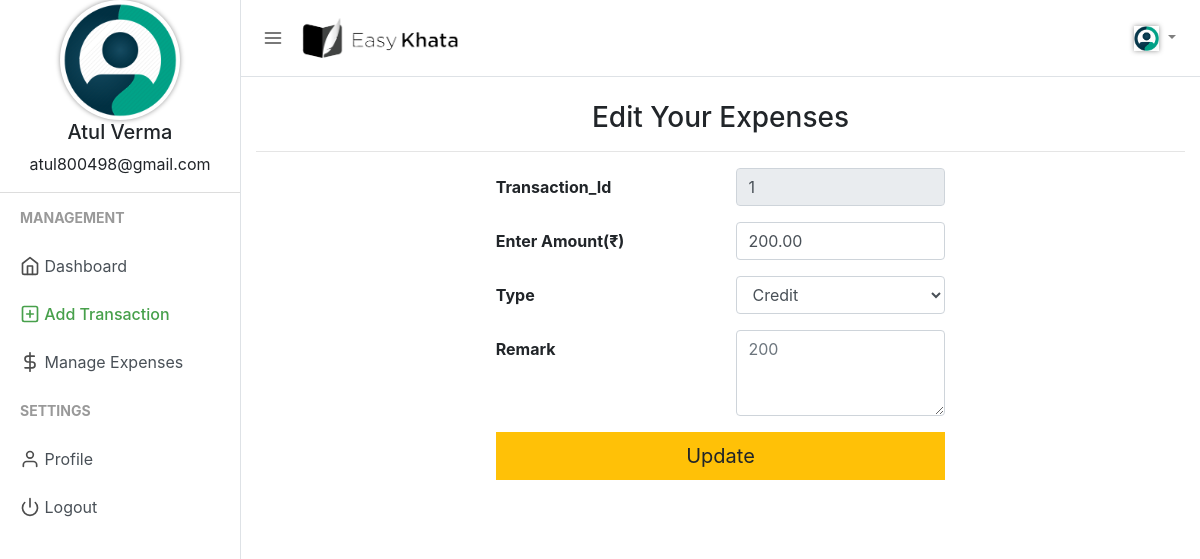
Page /Khata_Book/edit.php?edit=1 (signed in) on the committed database.
### tables this page shows
CREATE TABLE `user_details` (
  `UserID` int(11) NOT NULL,
  `FirstName` varchar(100) NOT NULL,
  `LastName` varchar(100) NOT NULL,
  `RegisteredOn` datetime DEFAULT current_timestamp()
);

CREATE TABLE `user_emails` (
  `EmailID` int(11) NOT NULL,
  `UserID` int(11) NOT NULL,
  `Email` varchar(255) NOT NULL
);

CREATE TABLE `user_credits` (
  `id` int(11) NOT NULL,
  `UserID` int(11) NOT NULL,
  `amount` decimal(10,2) NOT NULL DEFAULT 0.00,
  `transaction_type` varchar(2) NOT NULL,
  `source` varchar(255) NOT NULL,
  `transaction_time` datetime DEFAULT current_timestamp(),
  `remark` text DEFAULT NULL,
  `updated_balance` decimal(10,2) NOT NULL DEFAULT 0.00
);

### Khata_Book/db/fetch_userdetails.php (called while the page is built, shortened)
<?php
function fetch_userdetails($id)
{
    $conn = connection();
    $userID = $id;
    $query = mysqli_prepare($conn, "SELECT
            ud.FirstName,
            ud.LastName,
            ud.RegisteredOn,
            ue.Email,
            uc.Phone
        FROM
            user_details ud
        LEFT JOIN
            user_emails ue ON ud.UserId = ue.UserId
        LEFT JOIN
            user_contacts uc ON ud.UserId = uc.UserId
        WHERE
            ud.UserId = ?");
    mysqli_stmt_bind_param($query, "i", $userID);
    mysqli_stmt_execute($query);
    $result = mysqli_stmt_get_result($query);
    $row = mysqli_fetch_assoc($result);
    return $row;
}
function fetch_userphoto($id)
{
    $conn = connection();
    $userID = $id;
    $query = mysqli_prepare($conn, "Select Path from user_photos where UserID=? ORDER BY PhotoID DESC LIMIT 1");
    mysqli_stmt_bind_param($query, "i", $userID);
    mysqli_stmt_execute($query);
    $result = mysqli_stmt_get_result($query);
    $row = mysqli_fetch_assoc($result);
}
function fetch_transaction($trans_id, $id)
{
    $conn = connection();
    try {
        mysqli_begin_transaction($conn);
        $query = mysqli_prepare($conn, "SELECT * FROM user_credits WHERE id = ? and UserID = ?");
        mysqli_stmt_bind_param($query, "ii", $trans_id, $id);
        mysqli_stmt_execute($query);
        $row = mysqli_stmt_get_result($query);
        $row = mysqli_fetch_assoc($row);
        if ($row) {
            mysqli_commit($conn);
            return $row;
        }
    } catch (Exception $e) {
        mysqli_rollback($conn);
        mysqli_stmt_close($query);
        return $e->getMessage();
    } finally {
        if (isset($query)) {
            mysqli_stmt_close($query);
        }
        mysqli_close($conn);
    }
}

### Khata_Book/edit.php (the view, shortened to what this page needs)
<?php
include "db/fetch_userdetails.php";
$username =  $_SESSION['user_id'];
$userdetails = fetch_userdetails($username);
$firstname = $userdetails['FirstName'] ?? 'N/A';
$lastname = $userdetails['LastName'] ?? 'N/A';
$email = $userdetails['Email'] ?? 'N/A';
$profilepicture = fetch_userphoto($username) ?? "uploads/profile_default.png";
$transaction_id = $_GET['edit'] ?? null;
$transactionDetails = fetch_transaction($transaction_id, $username);
?>
<!DOCTYPE html>
<html lang="en">
<head>
    <link href="css/bootstrap.min.css" rel="stylesheet">
    <link href="css/style.css" rel="stylesheet">
</head>
<body>
    <div class="d-flex" id="wrapper">
        <div class="border-right" id="sidebar-wrapper">
            <div class="user">
                <img class="img img-fluid rounded-circle" src="<?php echo $profilepicture ?>" width="120">
                <h5><?php echo $firstname . " " . $lastname ?></h5>
                <p><?php echo $email ?></p>
            </div>
            <div class="sidebar-heading">Management</div>
            <div class="list-group list-group-flush">
                <a href="index.php" class="list-group-item list-group-item-action"><span data-feather="home"></span> Dashboard</a>
                <a href="add_transaction.php" class="list-group-item list-group-item-action sidebar-active"><span data-feather="plus-square"></span> Add Transaction</a>
                <a href="manage_expense.php" class="list-group-item list-group-item-action"><span data-feather="dollar-sign"></span> Manage Expenses</a>
            </div>
            <div class="sidebar-heading">Settings </div>
            <div class="list-group list-group-flush">
                <a href="profile.php" class="list-group-item list-group-item-action "><span data-feather="user"></span> Profile</a>
                <a href="logout.php" class="list-group-item list-group-item-action "><span data-feather="power"></span> Logout</a>
            </div>
        </div>
        <div id="page-content-wrapper">
            <nav class="navbar navbar-expand-lg navbar-light  border-bottom">
                <button class="toggler" type="button" id="menu-toggle" aria-expanded="false">
                    <span data-feather="menu"></span>
                </button>
                <a class="navbar-brand nav-item" href="#">
                    <img src="icon/Khata.png" height="50" alt="">
                </a>
                <div class="collapse navbar-collapse" id="navbarSupportedContent">
                    <ul class="navbar-nav ml-auto mt-2 mt-lg-0">
                        <li class="nav-item dropdown">
                            <a class="nav-link dropdown-toggle" href="#" id="navbarDropdown" role="button" data-toggle="dropdown" aria-haspopup="true" aria-expanded="false">
                                <img class="img img-fluid img-circle" src="<?php echo $profilepicture  ?>" width="25">
                            </a>
                        </li>
                    </ul>
                </div>
            </nav>
            <div class="container">
                <h3 class="mt-4 text-center">Edit Your Expenses </h3>
                <hr>
                <div class="row ">
                    <div class="col-md-3"></div>
                    <div class="col-md" style="margin:0 auto;">
                        <form action="edit.php" method="POST" id="edit_form">
                            <div class="form-group row">
                                <label for="Trans_Id" class="col-sm-6 col-form-label"><b>Transaction_Id</b></label>
                                <div class="col-md-6">
                                    <input type="tel" class="form-control col-sm-12" id="Trans_Id" name="Trans_Id" readonly value="<?php echo $transaction_id ?>">
                                </div>
                            </div>
                            <div class="form-group row">
                                <label for="edit_amount" class="col-sm-6 col-form-label"><b>Enter Amount(₹)</b></label>
                                <div class="col-md-6">
                                    <input type="text" class="form-control col-sm-12" placeholder="Enter Amount" id="edit_amount" name="edit_amount" required value="<?php echo $transactionDetails['amount']; ?>">
                                </div>
                            </div>
                            <div class="form-group row">
                                <label for="edit_type" class="col-sm-6 col-form-label"><b>Type</b></label>
                                <div class="col-md-6">
                                    <select id="edit_type" name="edit_type" class="form-select form-control col-sm-12" aria-label="Default select example" required>
                                        <option value="C" <?php echo $transactionDetails['transaction_type'] === "C" ? "selected" : ""; ?>>Credit</option>
                                    </select>
                                </div>
                            </div>
                            <div class="form-group row">
                                <label for="remark" class="col-sm-6 col-form-label"><b>Remark</b></label>
                                <div class="col-md-6">
                                    <textarea class="form-control" id="remark" rows="3" placeholder="<?php echo $transactionDetails['remark'] ?? "Remark Here"; ?>" name="edit_remark"></textarea>
                                </div>
                            </div>
                            <div class="form-group row">
                                <div class="col-md-12 text-right">
                                    <button class="btn btn-lg btn-block btn-warning" style="border-radius: 0%;" type="submit" name="update">Update</button>
                                </div>
                            </div>
                        </form>
                    </div>
                    <div class="col-md-3"></div>
                </div>
            </div>
        </div>
    </div>
</body>
</html>

### Khata_Book/css/style.css (style rules this page uses)
body { background-color: #efefef; }
.feather { width: 20px; height: 20px; stroke: #4d4d4d; stroke-width: 2; stroke-linecap: round; stroke-linejoin: round; fill: none; vertical-align: text-bottom; }
.list-group { background-color: #ffffff; }
.list-group-item { border: none; }
.user { text-align: center; border-bottom: 1px solid #ddd; }
.user img { padding: 3px; object-fit: cover; }
.img-fluid { max-width: 100%; box-shadow: 0px 0px 5px #00000069; aspect-ratio: 1; }
.toggler { color: #000; background-color: #fff; border: none; outline: none; }
.sidebar-active { color: #47a04b; font-weight: 500; }
.sidebar-active .feather { stroke: #47a04b; font-weight: 500; }
#wrapper { overflow-x: hidden; background-color: #fff; }
#sidebar-wrapper { min-height: 100vh; margin-left: -15rem; -webkit-transition: margin 0.25s ease-out; -moz-transition: margin 0.25s ease-out; -o-transition: margin 0.25s ease-out; transition: margin 0.25s ease-out; }
#sidebar-wrapper .sidebar-heading { padding: 0.875rem 1.25rem; font-size: 14px; font-weight: bold; text-transform: uppercase; color: #999; }
#sidebar-wrapper .list-group { width: 15rem; }
#page-content-wrapper { min-width: 100vw; }
@media (min-width: 768px) { #sidebar-wrapper { margin-left: 0; } }
@media (min-width: 768px) { #page-content-wrapper { min-width: 0; width: 100%; } }

### rows in the picture
user_details: FirstName "Atul", LastName "Verma", user_emails.Email "atul800498@gmail.com"
user_credits: edit_amount "200.00", edit_type "Credit", edit_remark "200"
